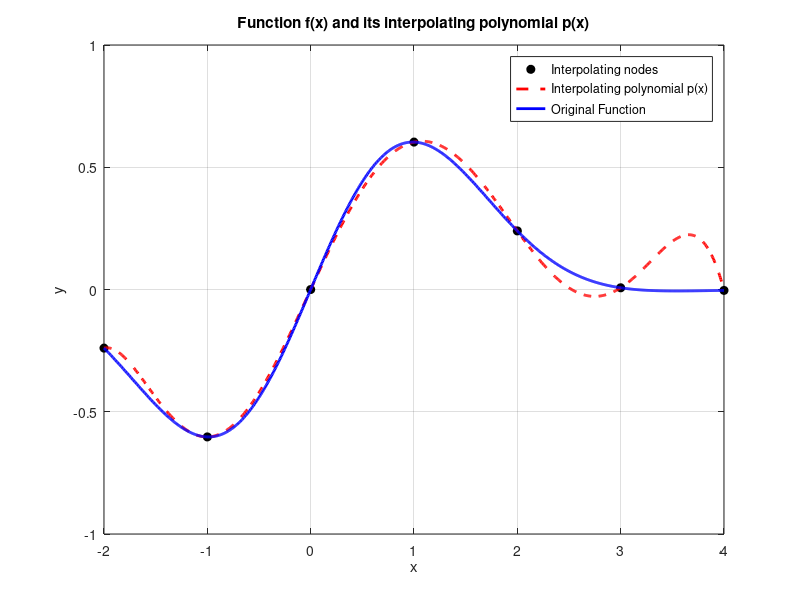

MATLAB code for this plot:
% Define the function to interpolate
f = @(x) exp((-x.^2) / 3) .* sin(x);

% Devo interpolarla su [-2, 4] in 7 nodi
a = -2;
b = 4;
n_nodes = 7;

% Computo i nodi equispaziati
x_nodes = linspace(a, b, n_nodes);

% Calcolo la funzione nei nodi
y_nodes = f(x_nodes);

% Genero un dominio denso di punti per plottare il polinomio e la funzione
x_dominio = linspace(a, b, 1000);
y = f(x_dominio);

% Uso polyfit per ottenere i coefficienti del polinomio interpolante
p_coeffs = polyfit(x_nodes, y_nodes, n_nodes-1);

% Valuto effettivamente il polinomio
p = polyval(p_coeffs, x_dominio);

figure;
% Plotto i nodi
plot(x_nodes, y_nodes, 'ko', 'MarkerFaceColor', 'k');
% 'MarkerFaceColor', 'k' fills the inside of the circles with black color.
hold on; % Scrivo 'hold on' così da ritenere i punti, si mette dopo il primo plot

% Plotto il polinomio
plot(x_dominio, p, 'r--', 'LineWidth', 2);
% Plotto la funzione
plot(x_dominio, y, 'b-', 'LineWidth', 2);

% Chiamo gli assi 'x' e 'y'
xlabel('x');
ylabel('y');

% Titolo il grafico
title('Function f(x) and its interpolating polynomial p(x)');

% Aggiungo una legenda (When you use 'Location', 'Best', MATLAB calculates
% the least obtrusive placement)
legend('Interpolating nodes', 'Interpolating polynomial p(x)', 'Original Function', 'Location', 'Best');

% Metto una griglia come sfondo del plot
grid on;
% Rilascia il plot, così che non si sovrappongano
hold off;
